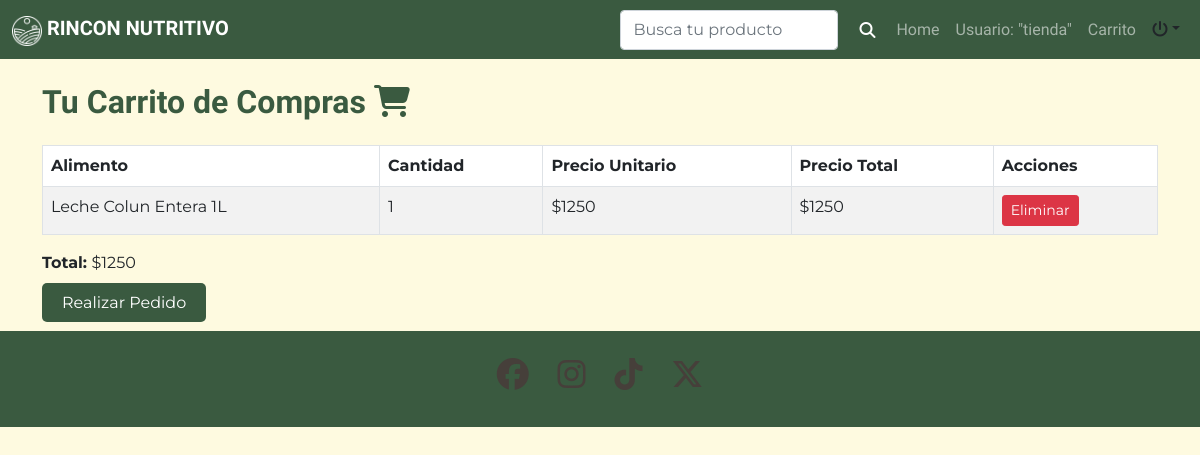
Screenshot of /carrito/ (signed in) with the database file from the repository.
### app/models.py (models this page shows, shortened)
class CarritoItem(models.Model):
    carrito = models.ForeignKey(Carrito, on_delete=models.CASCADE)
    alimento = models.ForeignKey(Alimento, on_delete=models.CASCADE)
    cantidad = models.PositiveIntegerField(default=1)
    def precio_total(self):
        return self.alimento.precio * self.cantidad

class Alimento(models.Model):
    nombre_alimento = models.CharField(max_length=30)
    descripcion = models.TextField(max_length=1000)
    precio = models.PositiveIntegerField()
    imagen = models.ImageField(upload_to='alimentos/')
    cantidad = models.PositiveIntegerField()
    proteinas = models.FloatField(max_length=3, null =True)
    carbohidratos = models.FloatField(max_length=3, null =True)
    grasas = models.FloatField(max_length=3, null =True)
    energia = models.FloatField(max_length=3, null =True)
    id_categoria = models.ForeignKey(CategoriaAlimento, on_delete=models.SET_NULL, null=True, blank=True)

class Carrito(models.Model):
    usuario = models.OneToOneField(User, on_delete=models.CASCADE)
    def get_total(self):
        items = CarritoItem.objects.filter(carrito=self)
        return sum(item.alimento.precio * item.cantidad for item in items)

### app/views.py (the view)
# urls.py: path('carrito/', ver_carrito, name='ver_carrito'),
@login_required
def ver_carrito(request):
    carrito, creado = Carrito.objects.get_or_create(usuario=request.user)
    items = CarritoItem.objects.filter(carrito=carrito)
    return render(request, 'app/carrito.html', {'items': items, 'carrito': carrito})

### app/templates/app/carrito.html
{% extends 'app/base.html' %}
{% block contenido %}
<div class="container mt-4 mb-3">
    <h2 class="titulo-carrito mb-4">Tu Carrito de Compras <i class="fa-solid fa-cart-shopping"></i></h2>
    <table class="table table-striped table-bordered table-custom">
        <thead>
            <tr>
                <th>Alimento</th>
                <th>Cantidad</th>
                <th>Precio Unitario</th>
                <th>Precio Total</th>
                <th>Acciones</th>
            </tr>
        </thead>
        <tbody>
            {% for item in items %}
            <tr>
                <td>{{ item.alimento.nombre_alimento }}</td>
                <td>{{ item.cantidad }}</td>
                <td>${{ item.alimento.precio }}</td>
                <td>${{ item.precio_total }}</td>
                <td>
                    <a href="{% url 'eliminar_del_carrito' item.id %}" class="btn btn-danger btn-sm">Eliminar</a>
                </td>
            </tr>
            {% endfor %}
        </tbody>
    </table>
    <p><strong>Total: </strong>${{ carrito.get_total }}</p>
    <a href="{% url 'realizar_pedido' %}" class="btn-home">Realizar Pedido</a>
</div>
{% endblock %}

### app/templates/app/base.html (shortened to what this page needs)
<!DOCTYPE html>
<html lang="en">
<head>
    <link href="https://cdn.jsdelivr.net/npm/bootstrap@5.0.2/dist/css/bootstrap.min.css" rel="stylesheet">
    <link rel="stylesheet" href="https://cdnjs.cloudflare.com/ajax/libs/font-awesome/6.6.0/css/all.min.css">
    {% load static %}
    <link rel="stylesheet" href="{% static 'app/css/estilos.css' %}">
</head>
<body class="body-base">
  <header>
    <nav class="navbar navbar-expand-lg navbar-dark">
        <div class="container-fluid">
            <a class="navbar-brand" href="#">
                <img src="{% static 'app/img/Iconos/Logo-B.png' %}" alt="" width="30" height="30" class="d-inline-block align-text-top">
                RINCON NUTRITIVO
            </a>
            <div class="collapse navbar-collapse" id="navbarSupportedContent">
                <ul class="navbar-nav ms-auto mb-2 mb-lg-0">
                    {% if user.is_authenticated %}
                        <form class="d-flex" method="get" action="{% url 'home' %}">
                            <input class="form-control me-2" type="search" name="search" placeholder="Busca tu producto" aria-label="Search">
                            <button class="btn btn-icon" type="submit">
                                <i class="fa-solid fa-magnifying-glass"></i>
                            </button>
                        </form>
                        <li class="nav-item">
                            <a class="nav-link" href="{% url 'home' %}">Home</a>
                        </li>
                        <li class="nav-item">
                            <a class="nav-link" href="#">Usuario: "{{ user.username }}"</a>
                        </li>
                        <li class="nav-item">
                            <a class="nav-link" href="{% url 'ver_carrito' %}">Carrito</a>
                        </li>
                        <div class="nav-item dropdown">
                            <a class="nav-link dropdown-toggle text-dark" data-bs-toggle="dropdown" role="buton"
                                aria-expanded="false"><i class="fa-solid fa-power-off"></i></a>
                        </div>
                        {% else %}
                        <li class="nav-item">
                            <a class="nav-link active" aria-current="page" href="{% url 'index' %}">Inicio</a>
                        </li>
                        {% endif %}
                </ul>
            </div>
        </div>
    </nav>
</header>
    {% block contenido %}
    {% endblock contenido %}
    <footer class=" text-white text-center py-5">
        <div class="container">
            <div class="row justify-content-center">
                <div class="col-xs-12 col-md-6 col-lg-3">
                    <h2>
                        <i class="fa-brands fa-facebook"></i>
                        <i class="fa-brands fa-instagram"></i>
                        <i class="fa-brands fa-tiktok"></i>
                        <i class="fa-brands fa-x-twitter"></i>
                    </h2>
                </div>
            </div>
        </div>
    </footer>
</body>
</html>

### app/static/app/css/estilos.css (style rules this page uses)
.body-base { margin: 0; background-color: #FEFAE0; font-family: "Montserrat", sans-serif; }
.navbar { background-color: #3A5A40; }
.navbar-brand { font-family: "Bona Nova", serif; font-weight: 700; }
.nav-link { font-family: "Bona Nova", serif; }
footer { position: relative; bottom: 0; width: 100%; background-color: #3A5A40; height: 56px; display: flex; align-items: center; justify-content: center; }
footer i { margin: 0 10px; }
.btn-home { padding: 8px 16px; border: none; background-color: #3A5A40; color: #fff; font-size: 16px; cursor: pointer; border-radius: 5px; }
.btn-icon { display: flex; align-items: center; justify-content: center; width: auto; height: auto; }
.btn-icon i { font-size: 16px; color: #fff; }
.btn-home { margin-top: 10px; padding: 10px 20px; border: none; background-color: #3A5A40; color: #fff; font-size: 16px; cursor: pointer; border-radius: 5px; }
a { text-decoration: none; }
.detalles h1, h2 { color: #463F3A; font-weight: 600; }
.detalles h3, .dietas-compatibles h2, .restricciones-alimentarias h2, .grafico-nutricional h2, .titulo-carrito, .titulo-detalle { font-family: Bona Nova; font-weight: 700; color: #3A5A40; }
.contenedor-img-producto, .titulo-carrito { margin-top: 20px; }
.table-custom { background-color: #ffffff; }

### rows the page displays
CarritoItem: alimento.nombre_alimento "Leche Colun Entera 1L", cantidad "1", alimento.precio "1250", precio_total "1250"
Carrito: get_total "1250"

### other values shown
{{ user.username }} "tienda"
